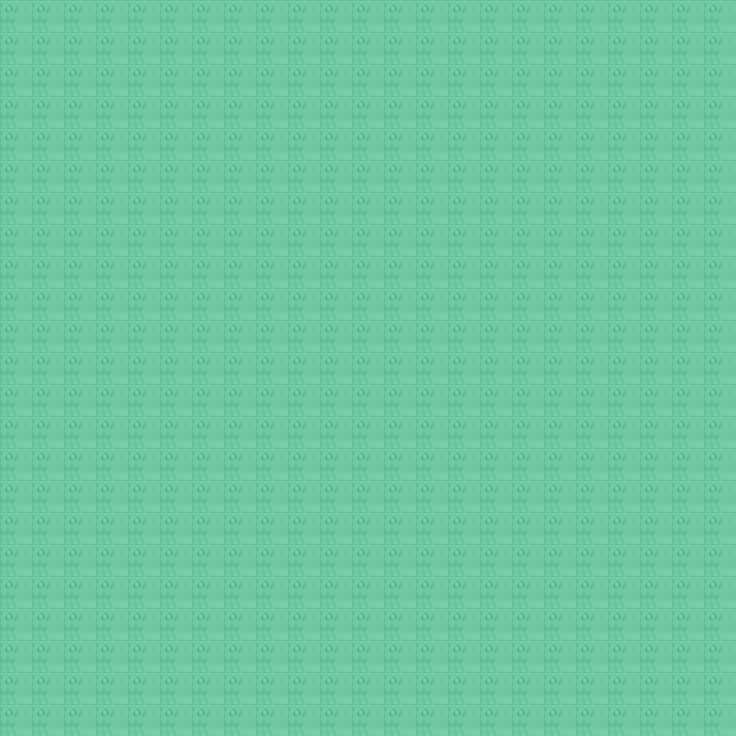

Below is a game level as drawn by its tile map, then a one-line description and the .tmx that defines it (tile-layer data replaced by summaries):
An orthogonal 23x23 tile map with 32x32 px tiles, 1 tile layer (Ground) and 297 objects.

<map version="1.0" orientation="orthogonal" renderorder="right-down" width="23" height="23" tilewidth="32" tileheight="32" nextobjectid="907">
 <tileset firstgid="1" name="tileset" tilewidth="32" tileheight="32" tilecount="15" columns="3">
  <image source="tileset.png" width="96" height="160" />
  <tile id="0">
   <objectgroup draworder="index">
    <object id="1" x="0" y="0" width="32" height="32" />
   </objectgroup>
  </tile>
  <tile id="3">
   <objectgroup draworder="index">
    <object id="1" x="0" y="0" width="32" height="32" />
   </objectgroup>
  </tile>
  <tile id="6">
   <objectgroup draworder="index">
    <object id="1" x="0" y="0" width="32" height="32" />
   </objectgroup>
  </tile>
  <tile id="9">
   <objectgroup draworder="index">
    <object id="1" x="0" y="0" width="32" height="32" />
   </objectgroup>
  </tile>
  <tile id="12">
   <objectgroup draworder="index">
    <object id="1" x="0" y="0" width="32" height="32" />
   </objectgroup>
  </tile>
 </tileset>
 <layer name="Ground" width="23" height="23">
  <data>[529 cells, 529 non-empty, 1 distinct tile ids]</data>
 </layer>
 <objectgroup name="Colliders">
  <object id="21" gid="2" x="0" y="32" width="32" height="32" />
  <object id="22" gid="3" x="704" y="32" width="32" height="32" />
  <object id="23" gid="2" x="64" y="96" width="32" height="32" />
  <object id="25" gid="2" x="192" y="96" width="32" height="32" />
  <object id="26" gid="2" x="576" y="96" width="32" height="32" />
  <object id="27" gid="2" x="416" y="96" width="32" height="32" />
  <object id="28" gid="3" x="512" y="96" width="32" height="32" />
  <object id="29" gid="3" x="640" y="96" width="32" height="32" />
  <object id="30" gid="3" x="288" y="96" width="32" height="32" />
  <object id="31" gid="3" x="128" y="96" width="32" height="32" />
  <object id="32" gid="5" x="640" y="160" width="32" height="32" />
  <object id="33" gid="5" x="512" y="160" width="32" height="32" />
  <object id="34" gid="5" x="288" y="160" width="32" height="32" />
  <object id="35" gid="5" x="128" y="160" width="32" height="32" />
  <object id="36" gid="4" x="576" y="160" width="32" height="32" />
  <object id="37" gid="4" x="416" y="160" width="32" height="32" />
  <object id="38" gid="4" x="192" y="160" width="32" height="32" />
  <object id="39" gid="4" x="64" y="160" width="32" height="32" />
  <object id="40" gid="6" x="608" y="160" width="32" height="32" />
  <object id="41" gid="6" x="448" y="160" width="32" height="32" />
  <object id="42" gid="6" x="480" y="160" width="32" height="32" />
  <object id="43" gid="6" x="224" y="160" width="32" height="32" />
  <object id="44" gid="6" x="256" y="160" width="32" height="32" />
  <object id="45" gid="6" x="96" y="160" width="32" height="32" />
  <object id="46" gid="6" x="96" y="96" width="32" height="32" />
  <object id="47" gid="6" x="224" y="96" width="32" height="32" />
  <object id="48" gid="6" x="256" y="96" width="32" height="32" />
  <object id="51" gid="6" x="448" y="96" width="32" height="32" />
  <object id="55" gid="6" x="480" y="96" width="32" height="32" />
  <object id="56" gid="6" x="608" y="96" width="32" height="32" />
  <object id="57" gid="14" x="640" y="128" width="32" height="32" />
  <object id="58" gid="14" x="576" y="128" width="32" height="32" />
  <object id="59" gid="14" x="512" y="128" width="32" height="32" />
  <object id="60" gid="14" x="416" y="128" width="32" height="32" />
  <object id="61" gid="14" x="288" y="128" width="32" height="32" />
  <object id="62" gid="14" x="192" y="128" width="32" height="32" />
  <object id="63" gid="14" x="128" y="128" width="32" height="32" />
  <object id="64" gid="14" x="64" y="128" width="32" height="32" />
  <object id="65" gid="14" x="352" y="128" width="32" height="32" />
  <object id="66" gid="14" x="352" y="96" width="32" height="32" />
  <object id="67" gid="14" x="352" y="64" width="32" height="32" />
  <object id="68" gid="1" x="352" y="160" width="32" height="32" />
  <object id="69" gid="11" x="352" y="32" width="32" height="32" />
  <object id="70" gid="6" x="384" y="32" width="32" height="32" />
  <object id="71" gid="6" x="416" y="32" width="32" height="32" />
  <object id="72" gid="6" x="448" y="32" width="32" height="32" />
  <object id="73" gid="6" x="480" y="32" width="32" height="32" />
  <object id="74" gid="6" x="512" y="32" width="32" height="32" />
  <object id="75" gid="6" x="544" y="32" width="32" height="32" />
  <object id="76" gid="6" x="576" y="32" width="32" height="32" />
  <object id="77" gid="6" x="608" y="32" width="32" height="32" />
  <object id="78" gid="6" x="640" y="32" width="32" height="32" />
  <object id="79" gid="6" x="672" y="32" width="32" height="32" />
  <object id="80" gid="6" x="320" y="32" width="32" height="32" />
  <object id="81" gid="6" x="288" y="32" width="32" height="32" />
  <object id="82" gid="6" x="256" y="32" width="32" height="32" />
  <object id="83" gid="6" x="224" y="32" width="32" height="32" />
  <object id="84" gid="6" x="192" y="32" width="32" height="32" />
  <object id="85" gid="6" x="160" y="32" width="32" height="32" />
  <object id="86" gid="6" x="128" y="32" width="32" height="32" />
  <object id="88" gid="6" x="96" y="32" width="32" height="32" />
  <object id="89" gid="6" x="64" y="32" width="32" height="32" />
  <object id="90" gid="6" x="32" y="32" width="32" height="32" />
  <object id="91" gid="7" x="64" y="224" width="32" height="32" />
  <object id="92" gid="7" x="256" y="224" width="32" height="32" />
  <object id="93" gid="7" x="576" y="224" width="32" height="32" />
  <object id="95" gid="8" x="640" y="224" width="32" height="32" />
  <object id="96" gid="8" x="128" y="224" width="32" height="32" />
  <object id="97" gid="6" x="608" y="224" width="32" height="32" />
  <object id="99" gid="6" x="416" y="224" width="32" height="32" />
  <object id="100" gid="6" x="384" y="224" width="32" height="32" />
  <object id="101" gid="6" x="288" y="224" width="32" height="32" />
  <object id="102" gid="6" x="320" y="224" width="32" height="32" />
  <object id="103" gid="6" x="96" y="224" width="32" height="32" />
  <object id="104" gid="14" x="352" y="256" width="32" height="32" />
  <object id="105" gid="1" x="352" y="288" width="32" height="32" />
  <object id="107" gid="8" x="448" y="224" width="32" height="32" />
  <object id="108" gid="11" x="352" y="224" width="32" height="32" />
  <object id="109" gid="13" x="512" y="224" width="32" height="32" />
  <object id="110" gid="13" x="192" y="224" width="32" height="32" />
  <object id="111" gid="10" x="192" y="288" width="32" height="32" />
  <object id="112" gid="9" x="512" y="288" width="32" height="32" />
  <object id="113" gid="14" x="512" y="256" width="32" height="32" />
  <object id="114" gid="14" x="512" y="320" width="32" height="32" />
  <object id="115" gid="14" x="192" y="256" width="32" height="32" />
  <object id="116" gid="14" x="192" y="320" width="32" height="32" />
  <object id="117" gid="8" x="288" y="288" width="32" height="32" />
  <object id="118" gid="7" x="416" y="288" width="32" height="32" />
  <object id="119" gid="6" x="448" y="288" width="32" height="32" />
  <object id="120" gid="6" x="480" y="288" width="32" height="32" />
  <object id="121" gid="6" x="224" y="288" width="32" height="32" />
  <object id="122" gid="6" x="256" y="288" width="32" height="32" />
  <object id="123" gid="1" x="512" y="352" width="32" height="32" />
  <object id="124" gid="1" x="192" y="352" width="32" height="32" />
  <object id="125" gid="2" x="256" y="352" width="32" height="32" />
  <object id="126" gid="4" x="256" y="416" width="32" height="32" />
  </objectgroup>
</map>
<!-- 196 of 297 objects omitted -->
